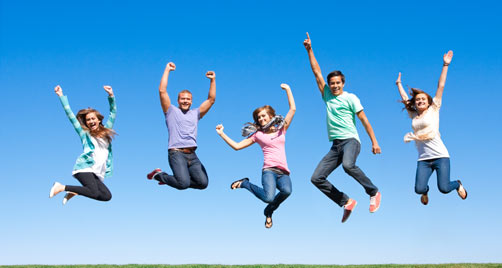
#> input picture jump.jpg, 502 x 268 px
$ python FilterExercise.py   (older library calls are emulated)
#> lines starting #> are read from the running program, lines starting #| are printed output that depends on the picture
# -*- coding: utf-8 -*-
"""
Created on Thu Jan 29 18:48:41 2015
Demostrates image derivatives
Using Gaussian filter, median filter to remove noise
@author: bxiao
"""

# -*- coding: utf-8 -*-
"""
Created on Sun Jan 25 22:33:16 2015
# Lecture 4: image dervatives
@author: bxiao
"""
import numpy as np
from scipy import ndimage
import matplotlib.pyplot as plt
from scipy import misc
import copy as C

l = misc.imread('jump.jpg',flatten=1)
#> l: shape (268, 502) float32; min 0.299, max 255, mean 154.6
# image derivative
s1 = np.array([1,1])
s =s1[None,:]
dx = np.array([1,-1])
dy = np.array([1,-1])
dy = dy[None,:]

x = ndimage.convolve1d(l,dx,axis= 0)
gx_I = ndimage.convolve(x,s)

y = ndimage.convolve1d(l,dx,axis= 1)
gy_I = ndimage.convolve(y,s)


# alternatively, you can use np.gradient
gx_I,gy_I = np.gradient(l)[:2]
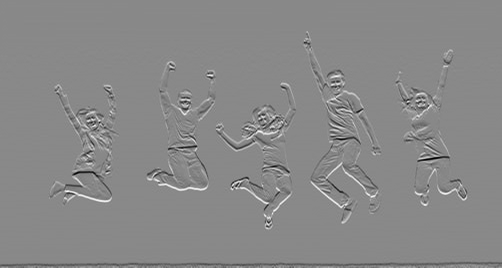
#> gx_I: shape (268, 502) float32; min -126.6, max 110, mean 0.1; drawn with min black and max white

l = ndimage.gaussian_filter(l, 3)
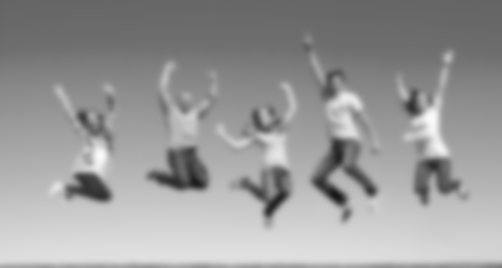
#> l: shape (268, 502) float32; min 23.78, max 251.7, mean 154.6
sx = ndimage.sobel(l, axis=0, mode='constant')
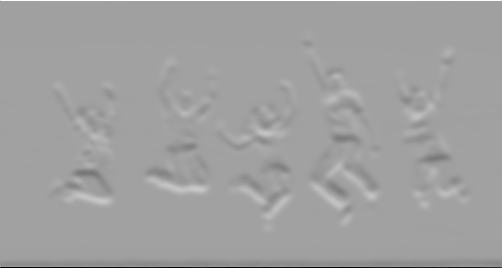
#> sx: shape (268, 502) float32; min -704.4, max 416.6, mean 0.8; drawn with min black and max white
sy = ndimage.sobel(l, axis=1, mode='constant')
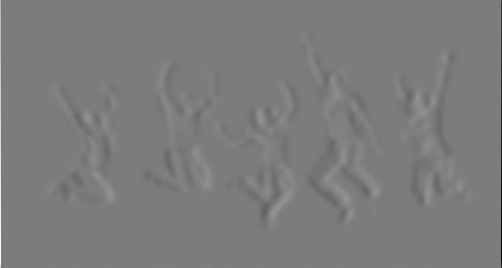
#> sy: shape (268, 502) float32; min -844.9, max 884.5, mean 0; drawn with min black and max white
sx.shape
sy.shape
sob = np.hypot(sx, sy)
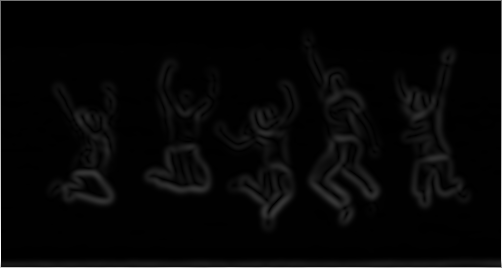
#> sob: shape (268, 502) float32; min 0.0647, max 884.5, mean 24.2; drawn with min black and max white

# you can also filter your image with sobel
dx=np.array([[1.0, 0.0, -1.0],[2.0, 0.0, -2.0],[1.0, 0.0, -1.0],])
dy=np.transpose(dx)
fo1=ndimage.convolve(l,dx)
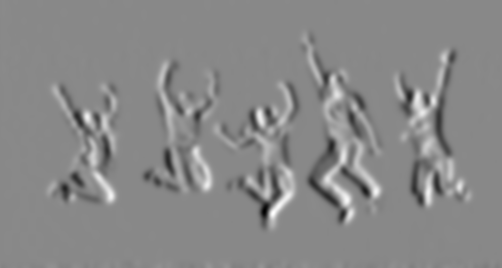
#> fo1: shape (268, 502) float32; min -176.1, max 152.3, mean -0.1; drawn with min black and max white
fo2=ndimage.convolve(l,dy)
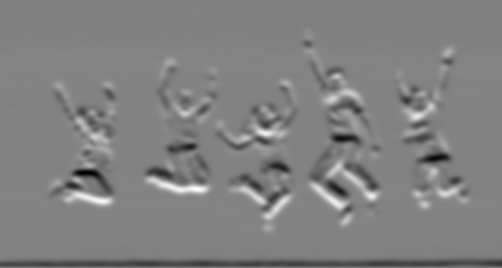
#> fo2: shape (268, 502) float32; min -180.5, max 179.5, mean 1.6; drawn with min black and max white

plt.figure()
plt.subplot(1,2,1)
plt.imshow(gx_I,cmap=plt.cm.gray,interpolation='none')
plt.title('x gradient')
plt.subplot(1,2,2)
plt.imshow(gy_I,cmap=plt.cm.gray,interpolation='none')
plt.title('y gradient')
plt.show()

#plt.figure()
#plt.imshow(sob,cmap=plt.cm.gray,interpolation='none')
#plt.show()
#==============================================================================
# image denosing
#==============================================================================
#> (the run stopped early here; a loop or call above may not have finished)
